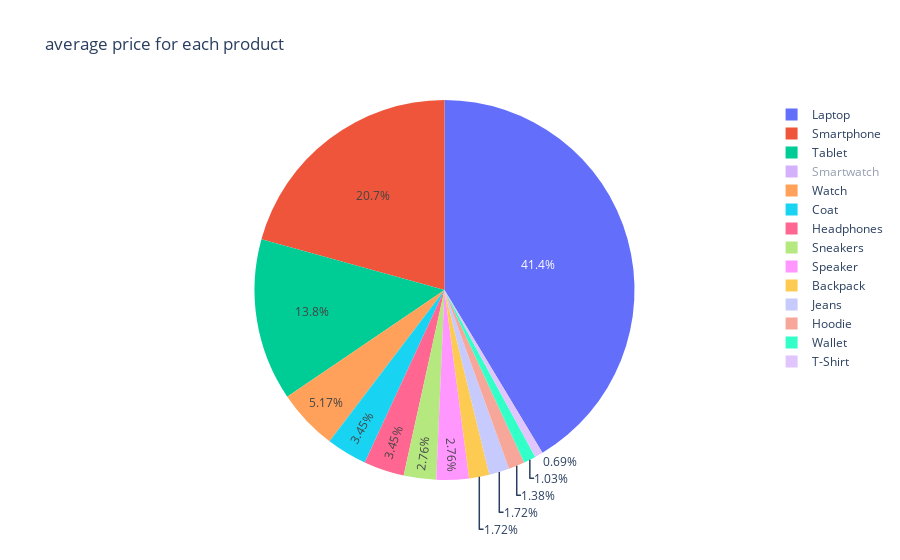

Write notebook code for a chart like this one.
### Code cell
px.pie(data_frame=average_prices_per_product, names='product', values='average_price', title="average price for each product", labels={
    'product':'product',
    'average_price':'average_price in usd' 
})

### Figure 1 — Plotly figure (JSON) as saved in the notebook; plotly's stock layout.template omitted (floating-point values rounded to 4 significant figures)
{"data": [{"domain": {"x": [0, 1], "y": [0, 1]}, "hovertemplate": "product=%{label}<br>average_price in usd=%{value}<extra></extra>", "labels": ["Laptop", "Smartphone", "Tablet", "Smartwatch", "Watch", "Coat", "Headphones", "Sneakers", "Speaker", "Backpack", "Jeans", "Hoodie", "Wallet", "T-Shirt"], "legendgroup": "", "name": "", "showlegend": true, "type": "pie", "values": [1200, 600, 400, 200, 150, 100, 100, 80, 80, 50, 50, 40, 30, 20]}], "layout": {"autosize": true, "hiddenlabels": ["Smartwatch"], "legend": {"tracegroupgap": 0}, "title": {"text": "average price for each product"}}}
